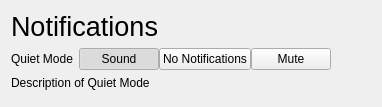
     <widget class="QWidget" name="notificationsFrame">
      <property name="autoFillBackground">
       <bool>true</bool>
      </property>
      <layout class="QVBoxLayout" name="verticalLayout_6">
       <item>
        <widget class="QLabel" name="label_12">
         <property name="font">
          <font>
           <pointsize>20</pointsize>
          </font>
         </property>
         <property name="text">
          <string>Notifications</string>
         </property>
        </widget>
       </item>
       <item>
        <layout class="QHBoxLayout" name="horizontalLayout_16">
         <property name="topMargin">
          <number>0</number>
         </property>
         <item>
          <widget class="QLabel" name="label_17">
           <property name="text">
            <string>Quiet Mode</string>
           </property>
          </widget>
         </item>
         <item>
          <layout class="QHBoxLayout" name="horizontalLayout_38">
           <property name="spacing">
            <number>0</number>
           </property>
           <item>
            <widget class="QPushButton" name="quietModeSound">
             <property name="text">
              <string>Sound</string>
             </property>
             <property name="icon">
              <iconset theme="audio-volume-high">
               <normaloff>.</normaloff>.</iconset>
             </property>
             <property name="checkable">
              <bool>true</bool>
             </property>
             <property name="checked">
              <bool>true</bool>
             </property>
            </widget>
           </item>
           <item>
            <widget class="QPushButton" name="quietModeNotification">
             <property name="text">
              <string>No Notifications</string>
             </property>
             <property name="icon">
              <iconset theme="quiet-mode">
               <normaloff>.</normaloff>.</iconset>
             </property>
             <property name="checkable">
              <bool>true</bool>
             </property>
            </widget>
           </item>
           <item>
            <widget class="QPushButton" name="quietModeMute">
             <property name="text">
              <string>Mute</string>
             </property>
             <property name="icon">
              <iconset theme="audio-volume-muted">
               <normaloff>.</normaloff>.</iconset>
             </property>
             <property name="checkable">
              <bool>true</bool>
             </property>
            </widget>
           </item>
          </layout>
         </item>
         <item>
          <spacer name="horizontalSpacer_10">
           <property name="orientation">
            <enum>Qt::Horizontal</enum>
           </property>
           <property name="sizeHint" stdset="0">
            <size>
             <width>40</width>
             <height>20</height>
            </size>
           </property>
          </spacer>
         </item>
        </layout>
       </item>
       <item>
        <widget class="QFrame" name="quietModeSettings">
         <property name="frameShape">
          <enum>QFrame::NoFrame</enum>
         </property>
         <property name="frameShadow">
          <enum>QFrame::Raised</enum>
         </property>
         <layout class="QVBoxLayout" name="verticalLayout_25">
          <property name="leftMargin">
           <number>0</number>
          </property>
          <property name="topMargin">
           <number>0</number>
          </property>
          <property name="rightMargin">
           <number>0</number>
          </property>
          <property name="bottomMargin">
           <number>0</number>
          </property>
          <item>
           <widget class="QLabel" name="quietModeDescription">
            <property name="text">
             <string notr="true">Description of Quiet Mode</string>
            </property>
           </widget>
          </item>
         </layout>
        </widget>
       </item>
       <item>
        <widget class="NotificationsWidget" name="notificationsWidget" native="true">
         <property name="sizePolicy">
          <sizepolicy hsizetype="Preferred" vsizetype="Expanding">
           <horstretch>0</horstretch>
           <verstretch>0</verstretch>
          </sizepolicy>
         </property>
        </widget>
       </item>
      </layout>
     </widget>
